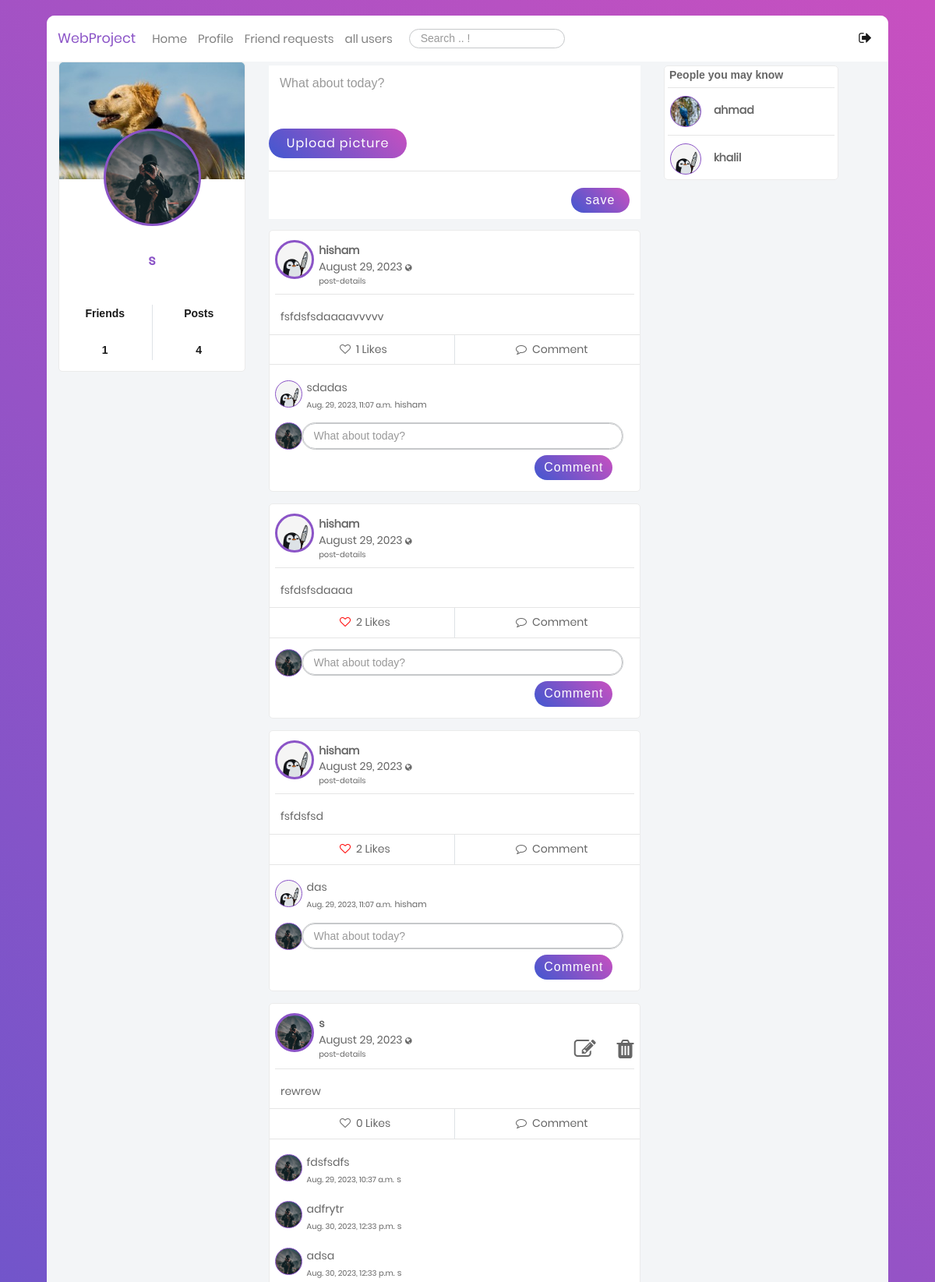
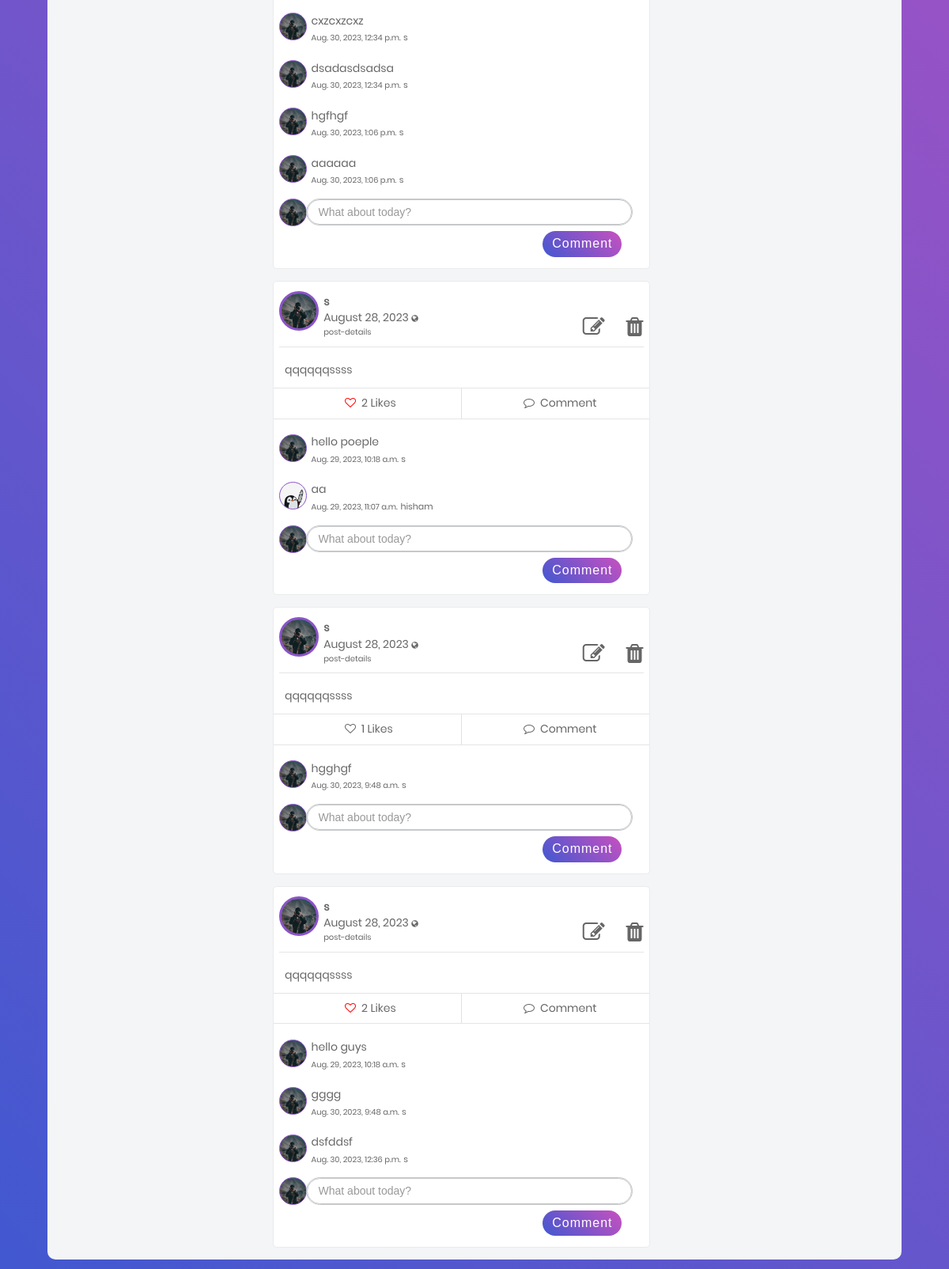
Page /blog/ (signed in) on the committed database (2 pictures, top to bottom).
### users/models.py (models this page shows, shortened)
class Profile(models.Model):
    user = models.OneToOneField(User, on_delete=models.CASCADE)
    image = models.ImageField(default='default.jpg', upload_to='profile_pics')
    bgimage = models.ImageField(default='default.jpg', upload_to='bg_pics')
    friends = models.ManyToManyField(User, blank=True, related_name='friends')
    slug = models.SlugField(unique=True,default=uuid.uuid1)
    forget_password_token= models.CharField(max_length=100)
    updated = models.DateTimeField( auto_now=True)
    created = models.DateTimeField( auto_now_add=True)
    objects = ProfileManager()
    def get_friends(self):
        return self.friends.all()
    def get_friends2(self):
        return self.user.friends.all()
    def get_friends_no(self):
        return self.friends.all().count()
    def get_posts_no(self):
        return self.posts.all().count()

### blog/models.py (models this page shows, shortened)
class Post(models.Model):
    content = models.TextField()
    date_posted = models.DateTimeField(default = timezone.now)
    author = models.ForeignKey(User,on_delete=models.CASCADE)
    post_image = models.ImageField(null=True, blank=True, upload_to="images/")
    liked = models.ManyToManyField(Profile, blank=True, related_name='likes')
    updated = models.DateTimeField( default = timezone.now)
    created = models.DateTimeField( default = timezone.now)
    author = models.ForeignKey(Profile, on_delete=models.CASCADE, related_name='posts')
    def num_likes(self):
        print(timezone.now)
        return self.liked.all().count()
    class Meta:
        ordering = ('-created',)

class Comment(models.Model):
    user = models.ForeignKey(Profile, on_delete=models.CASCADE)
    post = models.ForeignKey(Post, on_delete=models.CASCADE)
    body = models.CharField(max_length=300)
    liked = models.ManyToManyField(Post, blank=True, related_name='likes')
    updated = models.DateTimeField(default = timezone.now )
    created = models.DateTimeField(default = timezone.now)

### blog/views.py (the view, shortened to what this page needs)
# urls.py: path('', views.home, name="blog-home"),
@login_required
def home(request):
    ordering = ["-date_posted"]
    profile = Profile.objects.get(user=request.user)
    nopro = Profile.objects.exclude(user=request.user)
    a = Profile.objects.all()
    a = set(a)
    b = set(profile.get_friends2())
    c = a.difference(b)
    p_form = PostModelForm()
    c_form = CommentModelForm()
    post_added = False
    context = {
        "posts": Post.objects.all().order_by("-date_posted"),
        "user": request.user,
        "pos": profile.get_posts_no,
        "im": Profile.objects.filter(user=request.user),
        "profile": profile,
        "friends": profile.get_friends(),
        "nofriend": c,
        "p_form": p_form,
        "c_form": c_form,
        "post_added": post_added,
    }
    return render(request, "blog/home.html", context)

### blog/templates/blog/home.html (shortened to what this page needs)
{% extends "blog/base.html" %} {% load static %}
    {% block content %}
    <div class="container mt-5" style="width: 75%;">
      <div class="row" style="width: 130%;">
        <div class="col-sm-6 mobile-hidden">
          <div
            style="
              background-color: white;
              padding-bottom: 7%;
              margin-bottom: 3%;
            "
            id="Post_form"
          >
           {% include 'blog/Post_form.html' %}
          </div>
          <div id="all_posts">
          {% include 'blog/post-list.html' %}
          </div>
        </div>
    {% if nofriend|length != 1  %}
        <div class="col-3 mobile-hidden">
          <div class="main-block">
            <div class="row">
              <div class="col pl-4">
                <p class="fs-14 font-cairo font-weight-600">
                  People you may know
                </p>
              </div>
            </div>
            {% for friend in nofriend %}
            {% if friend.user.username != user.username %}
            <hr class="m-1" />
            <div class="row">
              <div class="col-3">
                <div class="pt-2 pl-2 d-inline-block">
                  <div
                    class="Profile-Picture"
                    style="background: url('{{ friend.image.url }}');width: 40px;height: 40px;    border: 1.5px solid #8B54C7; "
                  ></div>
                </div>
              </div>
              <div class="col">
                <div class="UserName d-inline-block mt-3">
                  <p>
                    <a
                      href="{% url 'profile-detail-view' friend.slug %}"
                      class="font-weight-bold"
                      >{{ friend.user }}</a
                    >
                  </p>
                </div>
              </div>
            </div>
            {% endif %}
            {% endfor %}
            {% endif %}
          </div>
        </div>
      </div>
    </div>
    {% endblock content %}

### blog/templates/blog/base.html (shortened to what this page needs)
{% load static %}
<!DOCTYPE html>
<html class="no-js" lang="en">
  <head>
             <link
      rel="stylesheet"
      type="text/css"
      href="https://cdnjs.cloudflare.com/ajax/libs/semantic-ui/2.2.14/semantic.min.css"
    />
    <link
      rel="stylesheet"
      href="{% static 'blog/css/vendor/bootstrap.min.css' %} "
    />
    <link
      rel="stylesheet"
      href="{% static 'blog/css/vendor/font-awesome.min.css' %}"
    />
    <link rel="stylesheet" href="{% static 'blog/css/vendor/animate.css' %}" />
    <link
      rel="stylesheet"
      href="{% static 'blog/css/vendor/hamburgers.min.css' %}"
    />
    <link rel="stylesheet" href="{% static 'blog/css/util.css' %}" />
    <link rel="stylesheet" href="{% static 'blog/css/normalize.css' %}" />
    <link rel="stylesheet" href="{% static 'blog/css/main.css' %}" />
  </head>
  <body hx-headers = "{'X-CSRFToken' : '{{ csrf_token }}'} ">
    <div class="limiter">
      <div class="container-login100" style="align-items: flex-start;">
        <div class="wrap-main">
          <div class="container-fluid">
            <div class="row">
              <nav class="navbar navbar-expand-lg navbar-light bgwhite">
                <a
                  class="navbar-brand ProjectColor"
                  href="{% url 'blog-home' %}"
                  >WebProject</a
                >
                <div
                  class="collapse navbar-collapse"
                  id="navbarSupportedContent"
                >
                  <ul class="navbar-nav mr-auto">
                    <li class="nav-item ">
                      <a class="nav-link fs-15" href="{% url 'blog-home' %}"
                        >Home <span class="sr-only">(current)</span></a
                      >
                    </li>
                    <li class="nav-item">
                      <a class="nav-link fs-15" href="{% url 'profile' %}"
                        >Profile</a
                      >
                    </li>
                    <li class="nav-item">
                      <a
                        class="nav-link fs-15"
                        href="{% url 'my-invites-view' %}"
                        >Friend requests</a
                      >
                    </li>
                    <li class="nav-item">
                      <a
                        class="nav-link fs-15"
                        href="{% url 'all-profiles-view' %}"
                        >all users</a
                      >
                    </li>
                    <li class="nav-item pt-2 pl-3">
                      <form
                        action="{% url 'search' %}"
                        method="POST"
                        id="search"
                      >
                        <input
                          type="search"
                          name="searched"
                          class="p-1 fs-14 pl-3 input-border"
                          placeholder="Search .. !"
                        />
                      </form>
                    </li>
                  </ul>
                  <div class="form-inline my-2 my-lg-0">
                    <ul class="navbar-nav mr-auto">
                      <li class="nav-item active">
                        <a
                          class="nav-link fs-18"
                          href="{% url 'blog-logout' %}"
                          data-toggle="tooltip"
                          data-placement="top"
                          ><i class="fa fa-sign-out" aria-hidden="true"></i
                        ></a>
                      </li>
                    </ul>
                  </div>
                </div>
              </nav>
              <div class="col-sm-3 mobile-hidden">
          <div class="main-block">
            <div
              class="coverPicture"
              style="background: url('{{ user.profile.bgimage.url }}');"
            ></div>
            <div
              class="profilePicture"
              style="background: url('{{ user.profile.image.url }}');"
            ></div>
            <div class="FullName text-center fs-18 ProjectColor">
              {{ user }}
            </div>
            <div class="row statistic text-center fs-16 p-3">
              <div class="col">
                <p>Friends</p>
                <br />
                <p>{{ user.profile.get_friends_no }}</p>
              </div>
              <div class="col border-left">
                <p>Posts</p>
                <br />
                <p>{{ user.profile.get_posts_no }}</p>
              </div>
            </div>
          </div>
        </div>
        {% block content %} {% endblock content %}
            </div>
          </div>
        </div>
      </div>
    </div>
  </body>
</html>

### blog/templates/blog/post-list.html (shortened to what this page needs)
{% for post in posts %} {% if post.author.user in friends or post.author.user == user %}
<div class="main-block post-with-photo" id="post-list">
  <div class="Post-Box">
    <div class="header row">
      <div class="col-1" style="padding-right: 12.5%; padding-top: 1%;">
        <div class="pt-2 pl-2 d-inline-block">
          <div
            class="Profile-Picture"
            style="background: url('{{ post.author.image.url }}') "
          ></div>
        </div>
      </div>
    <div class="col-8 p-l-0">
        <div class="UserName d-inline-block mt-3" style="width: 144%">
          <div style="display: inline-block; width: 35%;">
            <p>
              <a
                href="{% url 'profile-detail-view' post.author.slug %}"
                class="font-weight-bold"
                >{{ post.author.user }}</a
              >
            </p>
            <p class="lh-1-2">
              {{ post.date_posted|date:"F d, Y" }}
              <i
                class="fa fa-globe fs-10"
                data-toggle="tooltip"
                data-placement="top"
                title="Public"
              ></i>
              <br />
              <a href=" {%url 'post-detail' post.id%} " class="fs-10"
                >post-details</a
              >
            </p>
          </div>
          <div style="display: inline; padding-left: 30%">
             {% if request.user == post.author.user %}
            <a href="{% url 'post-update' post.pk %}" style="padding: 5%"
              ><i class="fa fa-edit fa-2x"></i
            ></a>
            <a href="{% url 'post-delete' post.pk %}"
              ><i class="fa fa-trash fa-2x" aria-hidden="true"></i
            ></a>
            {% endif %}
          </div>
        </div>
      </div>
    </div>
    <hr class="m-2" />
    <div class="body row">
      <div class="details col">
        <p class="px-3" style="padding: 10px">{{ post.content }}</p>
      </div>
    </div>
    <hr class="mt-0 mb-0" />
    <div class="footer">
      <div class="row action-btn">
        <div class="col">
          {% include 'blog/Likes.html' %}
        </div>
        <div class="col border-left">
          <p class="py-2 footer-btn text-center">
            <i class="fa fa-comment-o" aria-hidden="true"></i>
              <span class="px-1"> Comment</span>
          </p>
        </div>
      </div>
      <hr class="mt-0 mb-2" />
      <div class="row comment-list" id="{{post.id}}">
        {% include 'blog/Comment_list.html' %}
      </div>
    </div>
  </div>
</div>
{% endif %} {% endfor %}

### blog/templates/blog/Likes.html (shortened to what this page needs)
<form hx-post="{% url 'like-post-view' %}" hx-target="#all_posts" >
            {% if profile not in post.liked.all %}
            <button
              style="
                background-color: transparent;
                border: none;
                box-shadow: none;
              "
              type="submit"
              id="like-button"
              value="{{post.id}}"
            >
              <p class="py-2 footer-btn" style="padding-left: 90px">
                <i class="fa fa-heart-o" aria-hidden="true"></i>
                <span class="px-1" id="like_count"> {{ post.num_likes }} Likes</span>
              </p>
            </button>
            {% else %}
            <button
              style="
                background-color: transparent;
                border: none;
                box-shadow: none;
              "
              type="submit"
              id="like-button"
              value="{{post.id}}"
              >
              <p class="py-2 footer-btn" style="padding-left: 90px">
                <i
                  class="fa fa-heart-o"
                  aria-hidden="true"
                  style="color: red"
                ></i>
                <span class="px-1"> {{ post.num_likes }} Likes</span>
              </p>
            </button>
            {% endif %}
          </form>

### blog/templates/blog/Comment_list.html
{% for c in post.comment_set.all %}
        <div class="add-comment col-12 pt-0">
          <div class="row">
            <div class="col-1" style="padding-right: 11%; padding-top: 1%;">
              <div class="pt-2 pl-2 d-inline-block">
                <div
                  class="Profile-Picture-Comment"
                  style="background: url('{{ c.user.image.url }}'); "
                ></div>
              </div>
            </div>
            <div>
              <div class="row pr-2 pt-2 pb-2 pl-0" style="width:400%;">
                <div class="col pl-0">
                  <p class="pt-1 pl-2 pb-0 fs-14">{{c.body}}</p>
                  <p class="p-0 pl-2 fs-10">
                    <span class="fs-10" style="margin-right: 0.2%;">{{ c.created }}</span>
                    <span  >
                      <a
                        href="{% url 'profile-detail-view' c.user.slug %}"
                        class="fs-11"
                        >{{ c.user.user }}</a
                      ></span
                    >
                    <br>
                  </p>
                </div>
              </div>
            </div>
          </div>
        </div>
        {% endfor %}
        <div class="add-comment col-12 pb-2">
          <div class="row">
            <div class="col-1" style="padding-right: 11%">
              <div class="pt-2 pl-2 d-inline-block">
                <div
                  class="Profile-Picture-Comment"
                  style="background: url('{{ user.profile.image.url }}'); "
                ></div>
              </div>
            </div>
            <div class="bruh-box col-10 pl-0">
              <div class="row pr-2 pt-2 pb-2 pl-0">
                <div class="col pl-0">
                  {% include 'blog/Comment_form.html' %}
                </div>
              </div>
            </div>
          </div>
        </div>

### blog/templates/blog/Comment_form.html (shortened to what this page needs)
<form hx-post="{% url 'blog-home' %}" hx-target="#all_posts"  action="" enctype="multipart/form-data" id="f" name="f">
                    <div
                      style="
                        border-radius: 25px;
                        border: 1px solid #c6c8ca;
                        width: 100%;
                      "
                    >
                      {{c_form}}
                    </div>
                    <div class="action p-2 pr-3">
                      <button
                        type="submit"
                        class="float-r p-2 fs-16 post"
                        name="submit_c_form"
                        style="width: 100px"
                      >
                        Comment
                      </button>
                    </div>
                  </form>

### rows in the picture
Post: author.image (placeholder picture), author.user "hisham", date_posted "August 29, 2023", content "fsfdsfsdaaaavvvvv", num_likes "1", profile.image (picture)
Comment: user.image (placeholder picture), body "sdadas", created "Aug. 29, 2023, 11:07 a.m.", user.user "hisham"
Post: author.image (placeholder picture), author.user "hisham", date_posted "August 29, 2023", content "fsfdsfsdaaaa", num_likes "2", profile.image (picture)
Post: author.image (placeholder picture), author.user "hisham", date_posted "August 29, 2023", content "fsfdsfsd", num_likes "2", profile.image (picture)
Comment: user.image (placeholder picture), body "das", created "Aug. 29, 2023, 11:07 a.m.", user.user "hisham"
Post: author.image (picture), author.user "s", date_posted "August 29, 2023", content "rewrew", num_likes "0", profile.image (picture)
Comment: user.image (picture), body "fdsfsdfs", created "Aug. 29, 2023, 10:37 a.m.", user.user "s"
Comment: user.image (picture), body "adfrytr", created "Aug. 30, 2023, 12:33 p.m.", user.user "s"
Comment: user.image (picture), body "adsa", created "Aug. 30, 2023, 12:33 p.m.", user.user "s"
Comment: user.image (picture), body "cxzcxzcxz", created "Aug. 30, 2023, 12:34 p.m.", user.user "s"
Comment: user.image (picture), body "dsadasdsadsa", created "Aug. 30, 2023, 12:34 p.m.", user.user "s"
Comment: user.image (picture), body "hgfhgf", created "Aug. 30, 2023, 1:06 p.m.", user.user "s"
Comment: user.image (picture), body "aaaaaa", created "Aug. 30, 2023, 1:06 p.m.", user.user "s"
Post: author.image (picture), author.user "s", date_posted "August 28, 2023", content "qqqqqqssss", num_likes "2", profile.image (picture)
Comment: user.image (picture), body "hello poeple", created "Aug. 29, 2023, 10:18 a.m.", user.user "s"
Comment: user.image (placeholder picture), body "aa", created "Aug. 29, 2023, 11:07 a.m.", user.user "hisham"
Post: author.image (picture), author.user "s", date_posted "August 28, 2023", content "qqqqqqssss", num_likes "1", profile.image (picture)
Comment: user.image (picture), body "hgghgf", created "Aug. 30, 2023, 9:48 a.m.", user.user "s"
Post: author.image (picture), author.user "s", date_posted "August 28, 2023", content "qqqqqqssss", num_likes "2", profile.image (picture)
Comment: user.image (picture), body "hello guys", created "Aug. 29, 2023, 10:18 a.m.", user.user "s"
Comment: user.image (picture), body "gggg", created "Aug. 30, 2023, 9:48 a.m.", user.user "s"
Comment: user.image (picture), body "dsfddsf", created "Aug. 30, 2023, 12:36 p.m.", user.user "s"
Profile: image (picture), user "ahmad"
Profile: image (placeholder picture), user "khalil"

### other values in the picture
{{ user }} "s"
{{ user.profile.get_friends_no }} "1"
{{ user.profile.get_posts_no }} "4"
